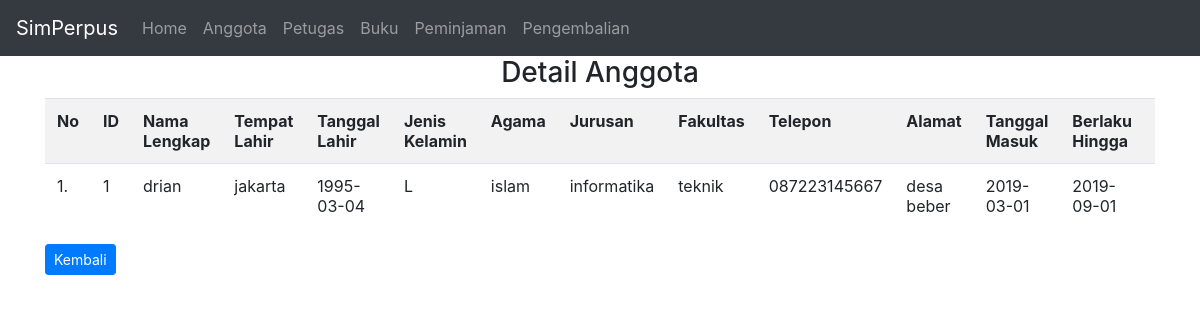
The app's page /detail_anggota.php?halaman=id_anggota&id=1 with its own data.
### tables this page shows
CREATE TABLE IF NOT EXISTS `anggota` (
  `id_anggota` int(15) NOT NULL AUTO_INCREMENT,
  `nama_ang` varchar(60) NOT NULL,
  `tempat_lahir` varchar(20) NOT NULL,
  `tanggal_lahir` date NOT NULL,
  `jenis_kelamin` varchar(15) NOT NULL,
  `agama` varchar(15) NOT NULL,
  `jurusan` varchar(40) NOT NULL,
  `fakultas` varchar(25) NOT NULL,
  `telepon` varchar(15) NOT NULL,
  `alamat` varchar(60) NOT NULL,
  `tanggal_masuk` date NOT NULL,
  `berlaku_hingga` date NOT NULL,
  `keterangan` varchar(25) NOT NULL,
  PRIMARY KEY (`id_anggota`),
  KEY `nama` (`nama_ang`)
);

### detail_anggota.php (the view, shortened to what this page needs)
<?php
include("connection.php");
?>
<link rel="stylesheet" type="text/css" href="css/bootstrap.css">
<nav class="navbar navbar-expand-md bg-dark navbar-dark">
  <a class="navbar-brand" href="#">SimPerpus</a>
    <ul class="navbar-nav">
      <li class="nav-item">
        <a class="nav-link" href="index.php">Home</a>
      </li>
      <li class="nav-item">
        <a class="nav-link" href="tampil_data.php">Anggota</a>
      </li>
      <li class="nav-item">
        <a class="nav-link" href="tampil_petugas.php">Petugas</a>
      </li>
      <li class="nav-item">
        <a class="nav-link" href="tampil_buku.php">Buku</a>
      </li>
      <li class="nav-item">
        <a class="nav-link" href="tampil_pinjam.php">Peminjaman</a>
      </li>
      <li class="nav-item">
        <a class="nav-link" href="tampil_kembali.php">Pengembalian</a>
      </li>
    </ul>
</nav>
<div class="container">
<h3 align="center">Detail Anggota</h3>
<div class="table-responsive">
<table class="table table-striped">
    <tr>
        <th scope="col">No</th>
        <th scope="col">ID</th>
        <th scope="col">Nama Lengkap</th>
        <th scope="col">Tempat Lahir</th>
        <th scope="col">Tanggal Lahir</th>
        <th scope="col">Jenis Kelamin</th>
        <th scope="col">Agama</th>
        <th scope="col">Jurusan</th>
        <th scope="col">Fakultas</th>
        <th scope="col">Telepon</th>
        <th scope="col">Alamat</th>
        <th scope="col">Tanggal Masuk</th>
        <th scope="col">Berlaku Hingga</th>
        <th scope="col">Keterangan</th>
    </tr>
<?php
    $no=1;
    $query=("SELECT * FROM anggota WHERE id_anggota='$_GET[id]'");
    $lihat = mysqli_query($con, $query) or die('Error, query failed. ' . mysqli_error());
    while($r=mysqli_fetch_array($lihat)){
?>
    <tr>
        <td><?php echo"$no.";?></td>
        <td><?php echo"$r[id_anggota]";?></td>
        <td><?php echo "$r[nama_ang]";?></td>
        <td><?php echo "$r[tempat_lahir]";?></td>
        <td><?php echo "$r[tanggal_lahir]";?></td>
        <td><?php echo "$r[jenis_kelamin]";?></td>
        <td><?php echo "$r[agama]";?></td>
        <td><?php echo "$r[jurusan]";?></td>
        <td><?php echo "$r[fakultas]";?></td>
        <td><?php echo "$r[telepon]";?></td>
        <td><?php echo "$r[alamat]";?></td>
        <td><?php echo "$r[tanggal_masuk]";?></td>
        <td><?php echo "$r[berlaku_hingga]";?></td>
        <td><?php echo "$r[keterangan]";?></td>
    </tr>
<?php
$no++;
} ?>
</table>
</div>
<a href="tampil_data.php?halaman=user_edit&id=10" class="btn btn-sm btn-primary">Kembali</a>

### records on screen
anggota: id_anggota "1", nama_ang "drian", tempat_lahir "jakarta", tanggal_lahir "1995-03-04", jenis_kelamin "L", agama "islam", jurusan "informatika", fakultas "teknik", telepon "087223145667", alamat "desa beber", tanggal_masuk "2019-03-01", berlaku_hingga "2019-09-01"
